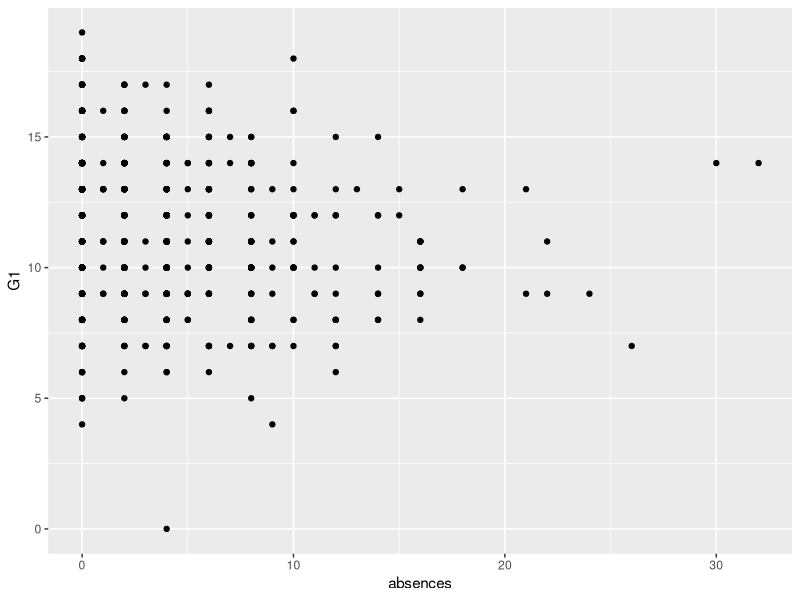
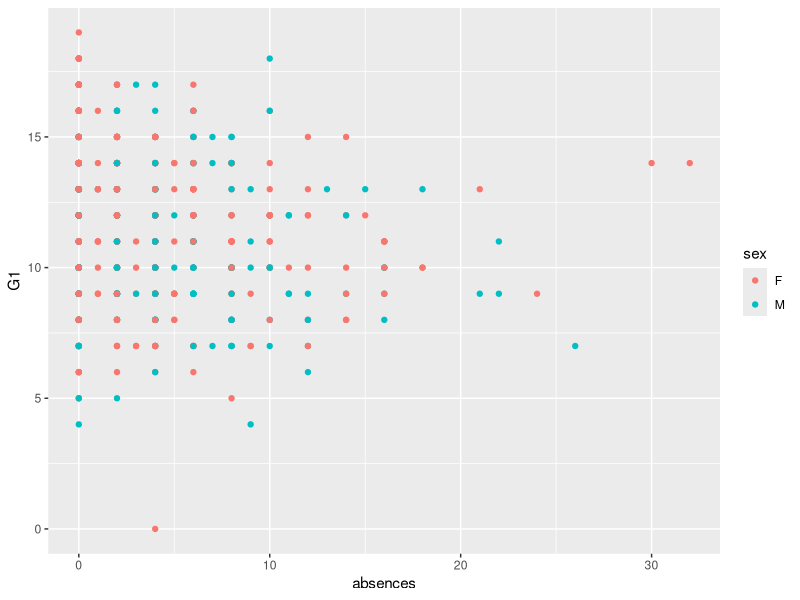
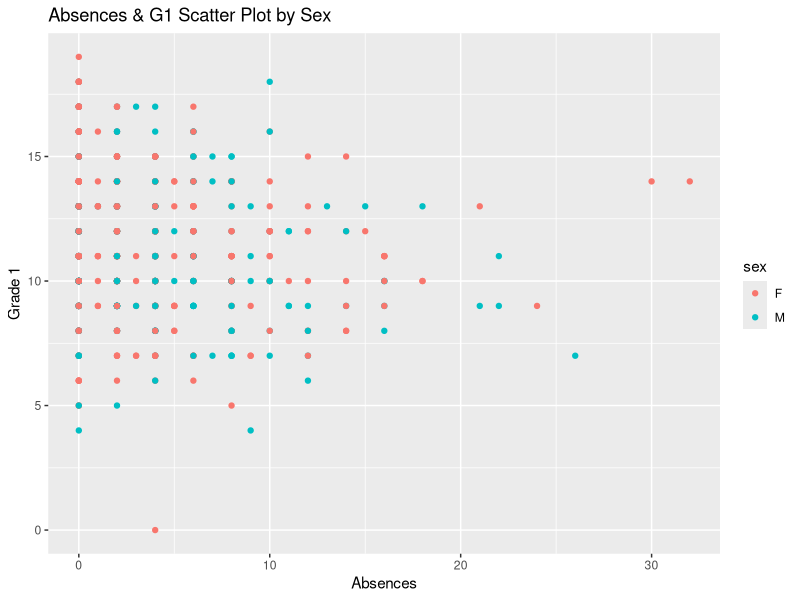
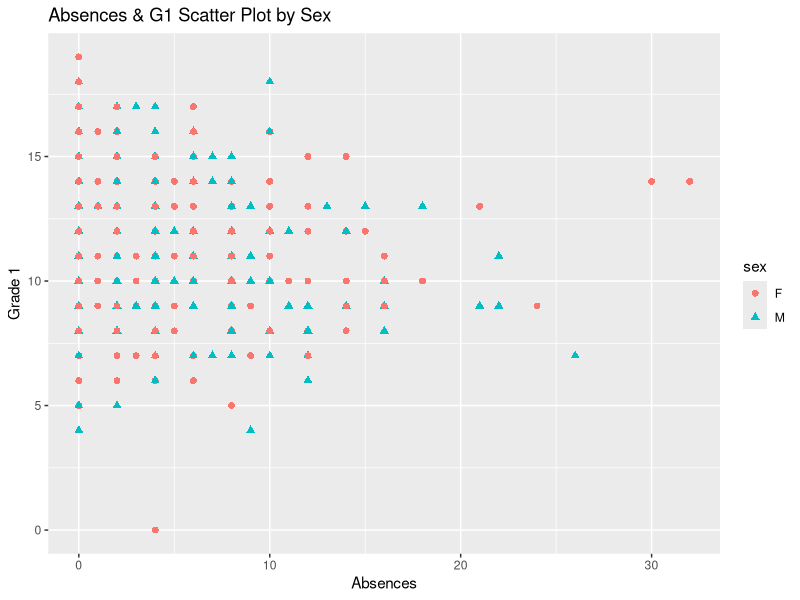
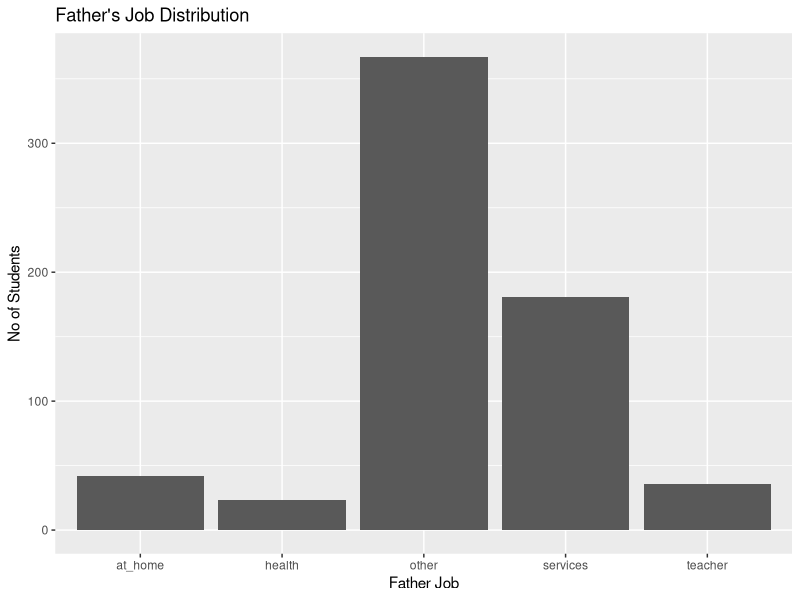
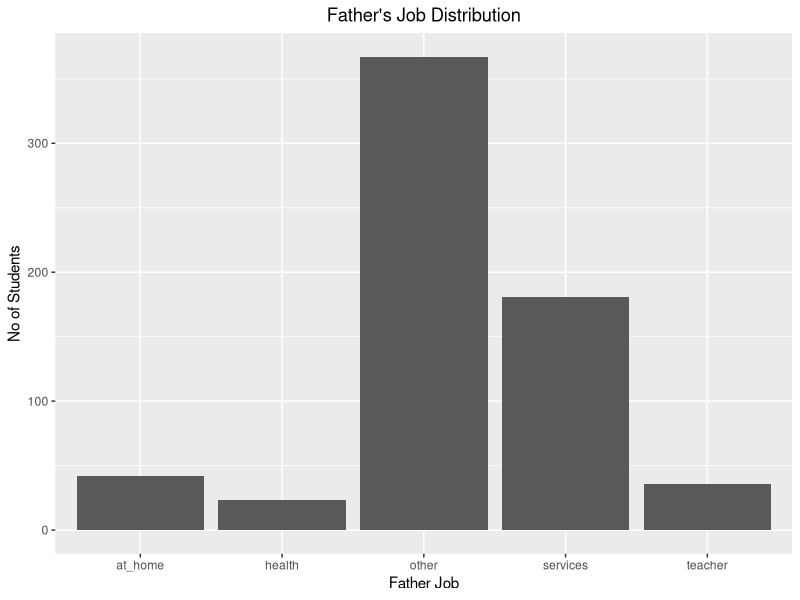
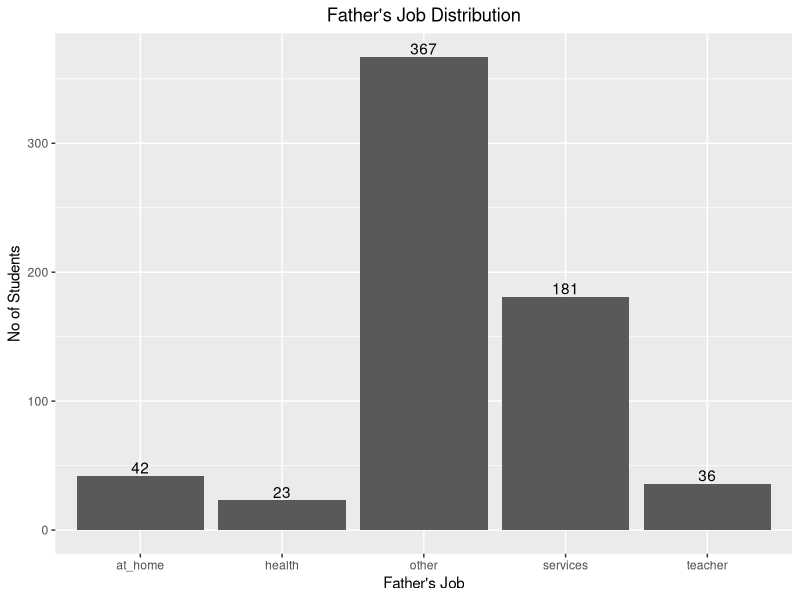
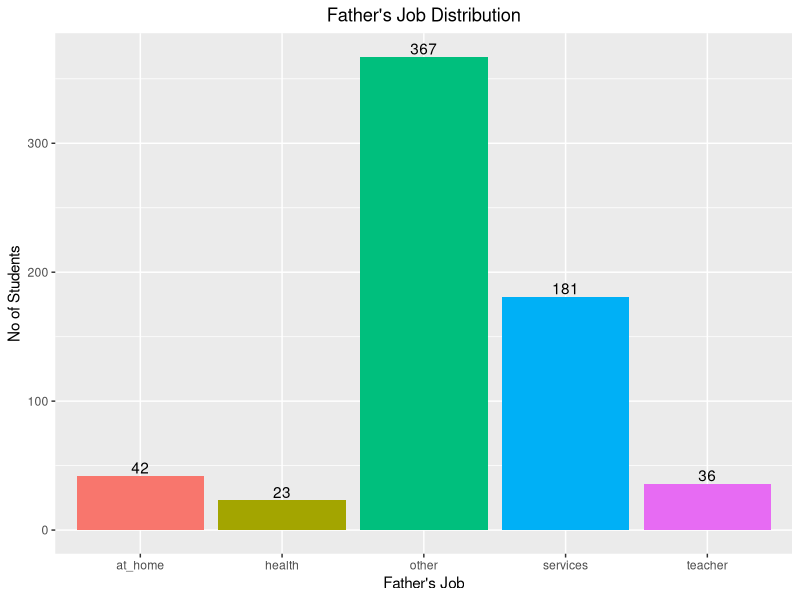

These charts were generated, in order, by the following R code:
########################################################################################
#####################--------------- R BOOT CAMP  -----------------#####################
############################### By: Hemanth Mydugolam ##################################
########################################################################################


############################# A. BASICS OF R PROGRAMMING################################

# Introduction----
# 1. Coder must know how to search the web for solutions
# 2. Use ? in Rstudio for help
# 3. # is used to add comments
c(1,2,3)
?c()
# creating a vector

# RStudio overview

# 1.script----------where you code
# 2.console--------- where you get the result
# 3.environment ------ where your variables and dataframes are listed
# 4.file, packages and help section '?'
# 5.explore the menu bar of R studio


#install necessary packages

# install.packages("readxl")
# install.packages("dplyr")
# install.packages("ggplot2")
# install.packages("readr")


# setting working directory


setwd("C:/Users/username/Desktop/R programming")

getwd()

# Basic R calculations

1+1
2*7
2/2
8**2
8^2
sum(2,5) #inbuilt functions ; cran website has list of all functions

sum(15+5)
?sum
sqrt(25)

round(2.55)#round to even

round(2.5)
round(3.5)
round(2.5356464,3)  



# Variable assignment # CONTAINER OF DATA


num = 23
num
num<- 35
num

a <- 2  #assignment operators
a
a=2 
a 
#or
print(num)

a <- 3.5
a
b <- 'hello' 
b
c <- TRUE
c

TRUE / FALSE
T/F

9 * F


#3 main data types : Numeric,Character,boolean/logical , Vectors, matrices, lists and dataframes

#1. Numeric----
num1 <- 5.98   #both integers and decimals comes under numeric data type 
class(num1)

num2= 6

class(num2)


num1 = as.integer(num1)
num1
class(num1)


num2 <- as.character(4) # This method is called explicit type casting.
class(num2)


# 2.Character---- 
dd <- "it's my story" # must be within single/double quotes; string
class(dd)
num = 'T'
class(num)


# 3.Logical---- only 2 values ;TRUE/FALSE

4>5
4==8 
4!=8
h <- 4 > 8
class(h)

# Vectors----collection of elements of different data types
V1 <- c(1,2,3,4.2)
V1

V1 = as.integer(V1)
V1
class(V1)

V1-0.5
V1+1
V1/2


V2 <- c(TRUE,FALSE,2,3);class(V2) #coz true = 1 and false = 0
V2



V3<- c(TRUE,FALSE,"a",2,3);class(V3) #single character can make the entire vector class as character
V3
append(V1,V2) #adding values to the vectors-numeric values
?append()

cbind(V1,V2) 
rbind(V1,V2)


# Matrices---- 2 dimensional collection of homogenous data(single class)
m1 <- matrix(1:6,2,3) #by default it will run byrow =F if you didn't mention anything
m1

m2 <- matrix(1:6,2,3,byrow = T)
m2

# Lists----
# contain elements of different types like − numbers, strings, vectors and another list inside it. 
# The vector is one-dimensional, whereas the list is a multidimensional object.

mylist <- list(a=V1,b=V2,m1,m2) # adding names

mylist
mylist['a'] #calling the individual lists
mylist['b'] 
mylist[3] # integer indexing


class(mylist[3])       #you are applying the class() function to the sublist : m1
class(mylist[[3]])        #using double square brackets to access the actual value of the third element (m1) directly.

# An array is a multi-dimensional data structure that can have more than two dimensions. 
#Matrices are a specific type of array with two dimensions.


names(mylist) # names of elements in the list
mylist$a #using $ to call objects in list

# Data frames----tabular collection of vectors of same length
V3 <- c(1,2,3,4,5)
V4 <- c('a','b','c',TRUE,3)
df1 <- data.frame(V3,V4)
df1
class(df1)

df2 <- data.frame(a=V3,b=V4,numb=3,V = c(1,2,3,4,5))   #assigned single number will adjust to the dimensions but if the vector is assigned it should fit the dimensions.
df2

#Lists can have different lengths for each element.
#Data frames, on the other hand, are organized into columns with equal lengths.

#FACTORS

#counting the frequency of each category
#creating cross-tabulations
#visualizing data using bar plots or pie charts.


# Create a vector of colors
colors <- c("red", "blue", "green", "red", "blue", "red")

# Convert the vector to a factor
factor_colors <- factor(colors)

# Print the factor
print(factor_colors)



# Create two factor variables
gender <- factor(c("Male", "Female", "Male", "Male", "Female"))
category <- factor(c("A", "B", "B", "A", "A"))

# Create a cross-tabulation
cross_table <- table(gender, category)

# Print the cross-tabulation
print(cross_table)

######### Indexing ######

# Index=starts with 1 in R, 
# index is the position of an element in a data container(vector,matrix,list,dataframe)

## Indexing for Vectors
V4 <- c('a','b','c',TRUE,3) 
V4[3]
V4[3:5]
V4[c(FALSE,F,TRUE,F,T)] #applies indexing or subsetting to the V4 vector using a logical vector as the index.
V4[-2] #excepts the index

## Indexing for matrix
m1
m1[1, 2] #for matrix arg1 = row, arg2 = column
m1[1:2,1:2]

## Indexing for df
df2[2:4] #the default behavior is to select columns
df2[2:3, ]
df2[3:4,2:ncol(df2)]


df2$V #dollar sign indexing 
df2$V[5]
# OR
df2[[4]][5]     #col reference
df2[[4]][2:5]    #col reference
df2[5, 2:4]     #row reference

# Functions----creation of a function
# A function is a set of statements organized together to perform a specific task.
# R has a large number of in-built functions and the user can create their own functions.
#ex:1 square of sum
square_of_sum <- function(value1,value2){
  result <- (value1 + value2)^2
  return(result)
}
square_of_sum(2,3)

square_of_sum(123,564)

#average calculation
calculate_average <- function(numbers) {
  total <- sum(numbers)
  count <- length(numbers)
  average <- total / count
  return(average)
}

numbers <- c(4, 7, 9, 12, 5)
calculate_average(numbers)

#ex:3

check_even_odd <- function(number) {
  if (number %% 2 == 0) {
    return("Even")
  } else {
    return("Odd")
  }
}

check_even_odd(7)

# Packages
# Collection of Functions
# install.packages("dplyr")
library(dplyr)


# loading excel and csv files
# install.packages("readxl")
library(readxl)

student_data <- read.csv("student-data.csv")










##############------------------------------------------#############
##### -------------- 3 Data Load & Manipulation --------------- #####
##############------------------------------------------#############

# Clear console and Environment....

setwd("")
## install the required libraries and load the libraries
# required_libraries <- c("dplyr","tidyr","ggplot2","readxl","readr")
# install.packages(required_libraries)
### Load the libraries
library(dplyr)
library(readxl)

### --- Importing the dataset --- ###
student_data <- read.csv("student-data.csv")
student_data_xlsx <- read_xls("student-data.xls")
student_data_text <- read.delim("student-data.txt",sep = "\t")

### --- Data exploring and summarizing the dataset --- ###
# fetch the first rows
head(student_data)
head(student_data,10)
first_7rows <- head(student_data,7)

# fetch last rows
tail(student_data)
tail(student_data,20)
last_8rows <- tail(student_data,8)

# random rows
sample_n(student_data,7)
sample_frac(student_data,0.2)
sample_30per <- sample_frac(student_data,0.3)

# structure of dataset
str(student_data)
student_data$age<-as.character(student_data$age)
str(student_data)
student_data$age<-as.integer(student_data$age)
str(student_data)

# column names of the dataset
names(student_data)
#dimension of dataset
dim(student_data)
# to check the no of rows in the dataset
nrow(student_data)
# to check the no of columns in the dataset
ncol(student_data)

# summary of specific column in the dataset
summary(student_data$age)
summary(student_data$school)
summary(student_data[,c("age","G1","G2")])

# summary of complete dataset
summary(student_data)

# table of data
table(student_data$school)

## simple stats
min(student_data$age)
max(student_data$age)
mean(student_data$age)

# Creating a new column
student_data$Sumofgrades <- student_data$G1+student_data$G2+student_data$G3
student_data$Average_Grades <- (student_data$Sumofgrades)/3
student_data$Average_Grades <- round(student_data$Average_Grades,3)

### --- Filtering and Subsetting the dataset --- ###
# Filter the dataset where the age is above 19
age_gt_19 <- filter(student_data,age>19)

# validation of the filtered dataframe using max function
min(age_gt_19$age)

# Filter the dataset where guardian is father and job of the guardian is teacher
gaurdian_father_teacher <- filter(student_data,guardian=="father" & Fjob=="teacher")

# View the filtered data using View function

# validation of the filtered data frame using unique function
unique(gaurdian_father_teacher$guardian)
unique(gaurdian_father_teacher$Fjob)

subset_first10_rows <- student_data[1:10,]
subset_first4columns <- student_data[,1:4]
subset4columns <- student_data[,c("school","guardian","Mjob","Fjob")]
# ordering the dataset by using arrange function
# Question: arrange the dataset by Average grade column
student_data_arranged <- student_data %>% arrange(Average_Grades)

# desc order of the average grade
student_data_arranged <- student_data %>% arrange(desc(Average_Grades))

# create subset with only school, age, G1,G2,G3 columns
subset1 <- subset(student_data,select = c("school","age","G1","G2","G3"))
# View the subset data

#subset1 <- student_data[c("school","age","G1","G2","G3")] #Alternative way..

# deleting the age column from subset1
subset1 <- subset(subset1,select = -c(age))
names(subset1)
dim(subset1)
subset1 <- subset1[-1:-20,-3]
dim(subset1)
subset1$G3<-NULL
View(subset1)

##############------------------------------------------#############
##### ----------------- 4 Data Visualization ------------------ #####
##############------------------------------------------#############
library(ggplot2)
# scatter plot between student age and study hours
# basic scatterplot
ggplot(student_data, aes(x=absences, y=G1)) + geom_point()

# scatter plot by gender column (sex)
ggplot(student_data, aes(x=absences, y=G1, color= sex)) + geom_point()

# add title to the above scatter plot
ggplot(student_data, aes(x=absences, y=G1, color= sex)) + geom_point() +
  labs(y="Grade 1",x="Absences")+ggtitle("Absences & G1 Scatter Plot by Sex")

# If you want to change the shape of each category
ggplot(student_data, aes(x=absences, y=G1, color= sex, shape=sex)) + geom_point(size=2) +
  labs(y="Grade 1",x="Absences")+ggtitle("Absences & G1 Scatter Plot by Sex")

# outline of the columns Father Job (Fjob)
table(student_data$Fjob)

# similar outline in the form of charts
v <- ggplot(data = student_data,aes(x=Fjob))+geom_bar()+
  labs(y= "No of Students", x = "Father Job")+ggtitle("Father's Job Distribution")
v
# adjusting the title position to the center of the plot
v1 <- ggplot(data = student_data,aes(x=Fjob))+geom_bar()+
  labs(y= "No of Students", x = "Father Job")+ggtitle("Father's Job Distribution")+
  theme(plot.title = element_text(hjust = 0.5))
v1
# Making the graph more readable adding values to each bar
v2<-ggplot(data = student_data,aes(x=Fjob))+geom_bar()+
  labs(y= "No of Students", x = "Father's Job")+ggtitle("Father's Job Distribution")+
  theme(plot.title = element_text(hjust = 0.5),legend.position = "none")+
  geom_text(stat='count', aes(label=..count..), vjust=-0.2)
v2

# beautifying the plot with aesthetic values
v3 <- v2+geom_bar(mapping = aes(x=Fjob,fill=Fjob))
v3

# Table that represents the school and sex variable distribution
table(student_data$Fjob,student_data$school)

# Plot that represents the school in x-axis and sex data 
# Stacked bar graph
# Group by on multiple columns
agg_students_data <- student_data %>% count(Fjob, school)
agg_students_data
agg_students_data <- as.data.frame(agg_students_data)
names(agg_students_data)
names(agg_students_data)[3]<-"Students_Count"
names(agg_students_data)

# If you want to change all column names of dataframe
#names(agg_students_data)<-c("School","Sex","Students_Count")

# sgtacked bar plot
ggplot(agg_students_data, aes(x = Fjob, y = Students_Count, fill = school)) +geom_col() +
  geom_text(aes(y = Students_Count, label = Students_Count), vjust = 1.0, colour = "white")

# add the axis titles and plot title using labs and ggtitle function
ggplot(agg_students_data, aes(x = Fjob, y = Students_Count, fill = school)) +geom_col() +
  geom_text(aes(y = Students_Count, label = Students_Count), vjust = 1.0, colour = "white")+
  labs(y= "No of Students", x = "Father's Job")+ggtitle("Father's Job V/S School")+
  theme(plot.title = element_text(hjust = 0.5))

# Bar graph with school on x-axis and color filled with sex ad using the position_dodge()
ggplot(agg_students_data, aes(x = Fjob, y = Students_Count, fill = school)) +geom_col(position = "dodge") +
  geom_text(aes(label = Students_Count),colour = "black", size = 3,vjust = -0.5, position = position_dodge(.9))+
  labs(y= "No of Students", x = "Father's Job")+ggtitle("Father's Job V/S School")+
  theme(plot.title = element_text(hjust = 0.5))

# If you want to show up the bars with different color scales add below code to above plot
# +scale_fill_brewer(palette="Paired")

# histogram of the age group
ggplot(student_data, aes(x = age))+geom_histogram(bins = 6, position = "dodge")+
  ggtitle("Histogram of Age")+theme(plot.title = element_text(hjust = 0.5))

# Pie chart for Mother job
table(student_data$Mjob)
pie_data_mjob <- as.data.frame(t(table(student_data$Mjob)))
pie_data_mjob
pie_data_mjob$Var1<-NULL
pie_data_mjob
names(pie_data_mjob)<-c("Mother_Job","Count")
pie_data_mjob

# Pie chart without label
ggplot(pie_data_mjob,aes(x="",y=Count,fill=Mother_Job))+
  geom_bar(stat="identity", width=1, color="white") +
  coord_polar("y", start=0)+theme_void()+ggtitle("Pie chart for Mother Job")+
  theme(plot.title = element_text(hjust = 0.5))

# Making the graph more readable adding values to the pie chart
ggplot(pie_data_mjob,aes(x="",y=Count,fill=Mother_Job))+
  geom_bar(stat="identity", width=1, color="white") +
  coord_polar("y", start=0)+ theme_void()+ggtitle("Pie chart for Mother Job")+
  theme(plot.title = element_text(hjust = 0.5))+
  geom_text(aes(label = Count),colour = "white",position = position_stack(vjust = 0.5))